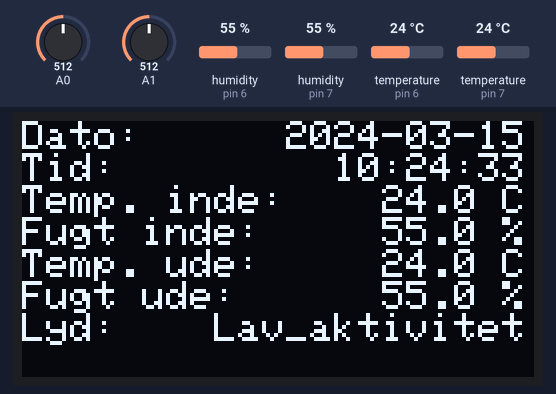
Recording of a sketch running on a simulated Arduino Uno, built with avr-gcc and run on an emulated ATmega328P. Parts: 128×64 one-colour display. The inputs (shaded band) are chosen by the test bench; at power-on: A0 = 512, A1 = 512, humidity (sensors on pin 6, pin 7) 55 %, temperature (sensors on pin 6, pin 7) 24 °C. The local clock reads 2024-03-15 10:24:30 at power-on unless the sketch sets it; storage starts empty; what the sketch prints to the serial monitor is not drawn.

Above: at 3.5 s.

The sketch:

Datalogger_sketch.ino
```cpp
#include "TempSensor.h"
#include "SD_log.h"
#include "RTC.h"
#include "SensorData.h"
#include "Lys_Sensor.h"
#include "Mic.h"
#include "OLED.h"

// Komponenter & pins
TempSensor sensor1(7);
TempSensor sensor2(6);
LysSensor ldr(A0);
MikrofonSensor mic(A1);
SD_log sdlog(53, "HiveLog1.txt");
RTC clock1; // Dedikerede pins til RTC digital 20 & 21
OledDisplay oled; // SCL & SDA

void setup()
{
    Serial.begin(9600);
    delay(3000);

    // Start SD, RTC & OLED
    oled.begin();
    sdlog.begin();
    clock1.begin();
}

void loop()
{
    SensorData d;

    // Loop for at undgå ugyldige data | ingen log ved fejlmåling
    while (true)
    {
        d.temp1 = sensor1.readTemperature();
        d.hum1  = sensor1.readHumidity();
        d.temp2 = sensor2.readTemperature();
        d.hum2  = sensor2.readHumidity();
        d.light = ldr.readLight();

        if (d.temp1 > -40 && d.temp2 > -40)
            break;

        Serial.println("Fejl i måling, prøver igen");
        delay(2000);
    }

    // Udskriv til Serial
    Serial.print("Sensor 1 - Temperatur: "); Serial.print(d.temp1, 1);
    Serial.print(" °C, Fugtighed: "); Serial.print(d.hum1, 1); Serial.println("%");
    Serial.print("Sensor 2 - Temperatur: "); Serial.print(d.temp2, 1);
    Serial.print(" °C, Fugtighed: "); Serial.print(d.hum2, 1); Serial.println("%");

    int amplitude = mic.readAmplitude(2000);
    String soundLevel = mic.classifyActivity(amplitude);

    String dayOrNight = ldr.getDayOrNight();
    Serial.print("Aktivitet: "); Serial.print(soundLevel); Serial.println(" | " + dayOrNight);

    String timestamp = clock1.getTimestamp();

    // Logging til SD
    sdlog.log(timestamp, d.temp1, d.hum1, d.temp2, d.hum2, soundLevel, dayOrNight, d.light);

    Serial.print("Tidspunkt: "); Serial.println(timestamp);

    String dateStr = timestamp.substring(0, 10);
    String timeStr = timestamp.substring(11, 19);

    // Send SD-status til OLED
    String sdStatus = sdlog.isLastWriteOK() ? "OK" : "FAIL";

    oled.showData(
          dateStr.c_str(),
          timeStr.c_str(),
          d.temp1,
          d.hum1,
          d.temp2,
          d.hum2,
          soundLevel,
          sdStatus);

    delay(600000); // 10 min interval
}
```

FugtSensor.cpp
```cpp

```

Lys_Sensor.cpp
```cpp
#include "Lys_Sensor.h"

LysSensor::LysSensor(int p) : pin(p)
{
    pinMode(pin, INPUT);
}

int LysSensor::readLight()
{
    return analogRead(pin);
}

String LysSensor::getDayOrNight()
{
    int value = readLight();     // filtrer dagtimer vs nattetimer ud fra analog sensor output under/over 250
    return (value < 250) ? "Nat" : "Dag";
}
```

Lys_Sensor.h
```cpp
#pragma once
#include <Arduino.h>

class LysSensor
{
public:
    int pin;

    LysSensor(int p);

    int readLight();

    String getDayOrNight();
};
```

Mic.cpp
```cpp
#include "Mic.h"

// Konstruktor: gem hvilken pin mikrofonens analogsignal er på
MikrofonSensor::MikrofonSensor(int p)
{
    pin = p;  // gem pin-nummeret (fx A0)
}

// readAmplitude(): læs mikrofon og mål hvor høj lyden er
int MikrofonSensor::readAmplitude(int samples)
{
    int mn = 1024;  // mindste værdi - start høj
    int mx = 0;     // største værdi - start lav

    // Tag flere målinger og find min + max
    for (int i = 0; i < samples; i++)
    {
        int val = analogRead(pin);  // læs analogsignal fra mikrofon
        if (val < mn) mn = val;      // gem hvis det er mindre end tidligere min
        if (val > mx) mx = val;      // gem hvis det er større end tidligere max
    }

    return mx - mn;  // returner forskel (amplitude = hvor høj lyden er)
}

// classifyActivity(): bestem hvilken type lyd det er ud fra amplitude
String MikrofonSensor::classifyActivity(int amplitude)
{
    // Sammenlign amplitude med trin og returner tekst
    if (amplitude < 10)
        return "Lav_aktivitet";           // meget stille
    else if (amplitude < 40)
        return "Normal_aktivitet";       // normal lyd
    else
        return "Høj_aktivitet";         // meget lyd
}
```

Mic.h
```cpp
#pragma once
#include <Arduino.h>

class MikrofonSensor
{
public:
    int pin;

    MikrofonSensor(int p);

    // Måler amplitude (mx–mn) over et antal samples
    int readAmplitude(int samples = 10000);

    // Returnerer tekst baseret på hvor meget aktivitet der er
    String classifyActivity(int amplitude);
};
```

OLED.cpp
```cpp
#include <Wire.h>
#include <Adafruit_GFX.h>
#include <Adafruit_SSD1306.h>
#include "OLED.h"

OledDisplay::OledDisplay()
: display(SCREEN_WIDTH, SCREEN_HEIGHT, &Wire, -1)
{
}

void OledDisplay::begin() {
    if (!display.begin(SSD1306_SWITCHCAPVCC, 0x3C)) {
        Serial.println("Skærm virker ikke");
        for(;;);
    }
    display.clearDisplay();
    display.setTextColor(SSD1306_WHITE);
}

void OledDisplay::showData(const char* date,
                           const char* time,
                           float temp1,
                           float hum1,
                           float temp2,
                           float hum2,
                           String soundLevel,
                           String SD_active)
{
    display.clearDisplay();
    display.setTextSize(1);
    display.setCursor(0, 0);

    display.print("Dato:      ");
    display.println(date);
    display.print("Tid:         ");
    display.println(time);
    display.print("Temp. inde:    ");
    display.print(temp1, 1);
    display.println(" C");
    display.print("Fugt inde:     ");
    display.print(hum1, 1);
    display.println(" %");
    display.print("Temp. ude:     ");
    display.print(temp2, 1);
    display.println(" C");
    display.print("Fugt ude:      ");
    display.print(hum2, 1);
    display.println(" %");
    display.print("Lyd:    ");
    display.println(soundLevel);

    if (SD_active != "OK") {
        display.print("SD IKKE AKTIV");
    }

    display.display();
}
```

OLED.h
```cpp
#pragma once

#include <Arduino.h>
#include <Adafruit_GFX.h>
#include <Adafruit_SSD1306.h>

class OledDisplay {
public:
    OledDisplay();

    void begin();

    // Listing af variabler til visning.
    void showData(const char* date,
                  const char* time,
                  float temp1,
                  float hum1,
                  float temp2,
                  float hum2,
                  String soundLevel,
                  String SD_active);

private:
    static const int SCREEN_WIDTH  = 128;
    static const int SCREEN_HEIGHT = 64;

    Adafruit_SSD1306 display;
};
```

RTC.cpp
```cpp
#include "RTC.h"

RTC::RTC()
{
    // Constructor - står tom da der ikke er nogle parametre
}
//opstart af RTC-modul
void RTC::begin()
{
    Wire.begin();
    clock.begin();
    Serial.println("RTC klar");
}

String RTC::getTimestamp()
{
    clock.forceConversion();       // Opdaterer intern temperatur/time | sikring af præcision i måling
    dt = clock.getDateTime();      // Hent dato/tid

    //ChatGPT løsning for mere optimeret og pladsbesparende løsning ved brug af char buffer og snprint

    char buffer[25]; // Reserverer 25 bytes til den string der indeholder timestamp
    snprintf(buffer, sizeof(buffer),
             "%04d-%02d-%02d %02d:%02d:%02d",
             dt.year, dt.month, dt.day,
             dt.hour, dt.minute, dt.second);

    return String(buffer);
}

float RTC::getTemperature()
{
    clock.forceConversion();       // Opdatering af tid og temp internt på modul | sikring af præcision i måling
    return clock.readTemperature();
}
```

RTC.h
```cpp
#pragma once
#include <Arduino.h>
#include <Wire.h>
#include <DS3231.h>

class RTC
{
public:
    DS3231 clock;
    RTCDateTime dt;

    RTC();
    void begin();
    String getTimestamp();
    float getTemperature();
};
```

SD_log.cpp
```cpp
#include "SD_log.h"

SD_log::SD_log(int cs, const char* name)
{
    csPin = cs;
    fileName = name;
    lastWriteSuccess = true; // default til OK
    //Ide til denne løsning med en opdaterende boolean, blev foreslået af GPT
}

void SD_log::begin()
{
    Serial.print("Indlæser SD... ");
    if (!SD.begin(csPin)) {
        Serial.println("FEJL!");
        lastWriteSuccess = false;
        return;
    }
    Serial.println("OK");

    File file = SD.open(fileName, FILE_WRITE);
    if (file) {
        file.println("Starter logføring:");
        file.println("Ved fejl skubbes måling 2 sek");
        file.println("Format: Tid | S1 Temp | S1 Fugt | S2 Temp | S2 Fugt");
        file.close();
    } else {
        Serial.println("FEJL: Kan ikke åbne logfil");
        lastWriteSuccess = false;
    }
}

void SD_log::log(String timestamp, float temp1, float hum1, float temp2, float hum2, String soundLevel, String dayOrNight, int light)
{
    File file = SD.open(fileName, FILE_WRITE);
    if (!file)
    {
        Serial.println("Fejl i åbning af logfil!");
        lastWriteSuccess = false;
        return;
    }

    file.print(timestamp);
    file.print("|S1Temp:"); file.print(temp1, 1);
    file.print("|S1Fugt:"); file.print(hum1, 1);
    file.print("%|S2Temp:"); file.print(temp2, 1);
    file.print("|S2Fugt:"); file.print(hum2, 1);
    file.print("%|"); file.print(soundLevel+"|"); file.print(dayOrNight+"|");
    file.print("Lys:"); file.print(light); file.print("\n");

    file.close();
    Serial.println("Data indskrevet på SD");

    lastWriteSuccess = true;
}
```

SD_log.h
```cpp
#pragma once
#include <Arduino.h>
#include <SD.h>

class SD_log
{
public:
    int csPin;
    const char* fileName;

    bool lastWriteSuccess; // Status for sidste logforsøg | opdateres hver gang der tjekkes for om logfilen er åben eller ej

    SD_log(int cs, const char* name);

    void begin();
    void log(String timestamp, float temp1, float hum1, float temp2, float hum2, String soundLevel, String dayOrNight, int light);

    bool isLastWriteOK() { return lastWriteSuccess; } // check på sidste SD-skrivning
};
```

SensorData.h
```cpp
#pragma once
#include <Arduino.h>
//Variabler til sensorerne
struct SensorData {
    float temp1;
    float hum1;
    float temp2;
    float hum2;
    int light;
};
```

TempSensor.cpp
```cpp
#include "TempSensor.h"

//construcor til sensorerne, klargøring til hvilken digital pin den monteres | deklareres i ino
TempSensor::TempSensor(int pin) : sensor(pin) { }

float TempSensor::readTemperature()
{
    sensor.read();
    return sensor.getTemperature();
}

float TempSensor::readHumidity()
{
    sensor.read();
    return sensor.getHumidity();
}
```

TempSensor.h
```cpp
#pragma once
#include <Arduino.h>
#include <dhtnew.h>
// deklarering af klassen til temp og fugt sensorer
class TempSensor
{
public:
    DHTNEW sensor;

    TempSensor(int pin);

    float readTemperature();
    float readHumidity();
};
```
